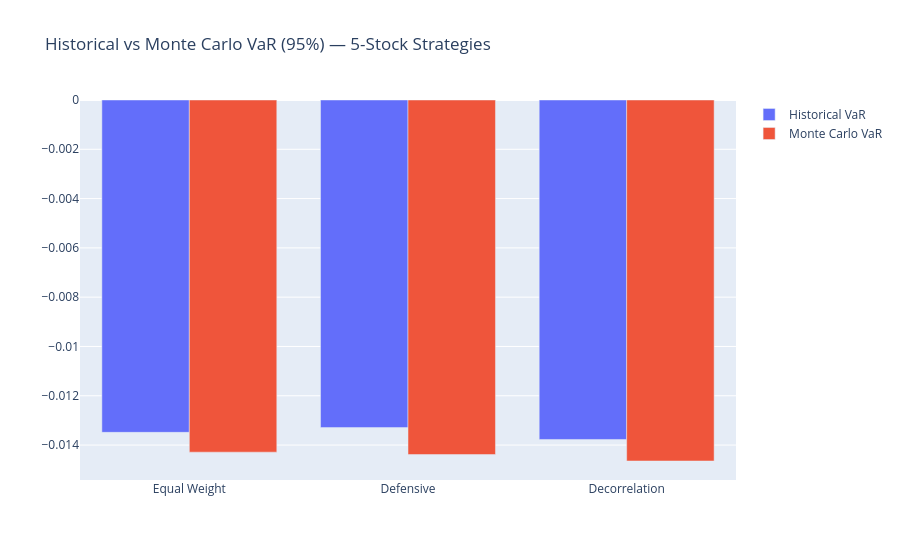

Notebook code cell kept with this figure:
### Code cell
fig_var = go.Figure()
fig_var.add_trace(go.Bar(name='Historical VaR', x=var_comparison.index, y=var_comparison['Historical VaR']))
fig_var.add_trace(go.Bar(name='Monte Carlo VaR', x=var_comparison.index, y=var_comparison['Monte Carlo VaR']))
fig_var.update_layout(barmode='group', title='Historical vs Monte Carlo VaR (95%) — 5-Stock Strategies')
fig_var.show()

### Figure 1 — Plotly figure (JSON) as saved in the notebook; plotly's stock layout.template omitted (floating-point values rounded to 4 significant figures)
{"data": [{"name": "Historical VaR", "type": "bar", "x": ["Equal Weight", "Defensive", "Decorrelation"], "y": [-0.01348, -0.01329, -0.01377]}, {"name": "Monte Carlo VaR", "type": "bar", "x": ["Equal Weight", "Defensive", "Decorrelation"], "y": [-0.01429, -0.01439, -0.01465]}], "layout": {"barmode": "group", "title": {"text": "Historical vs Monte Carlo VaR (95%) — 5-Stock Strategies"}}}
